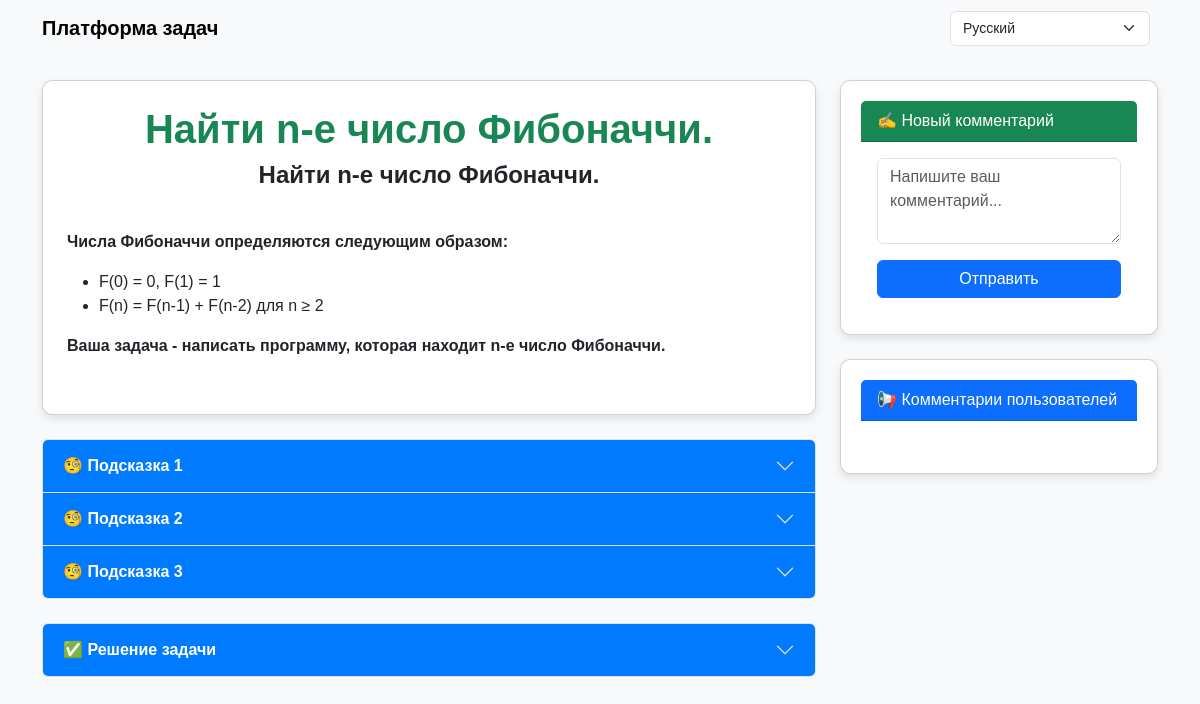
The page /index/4/?lang=1 on the database as committed earlier.
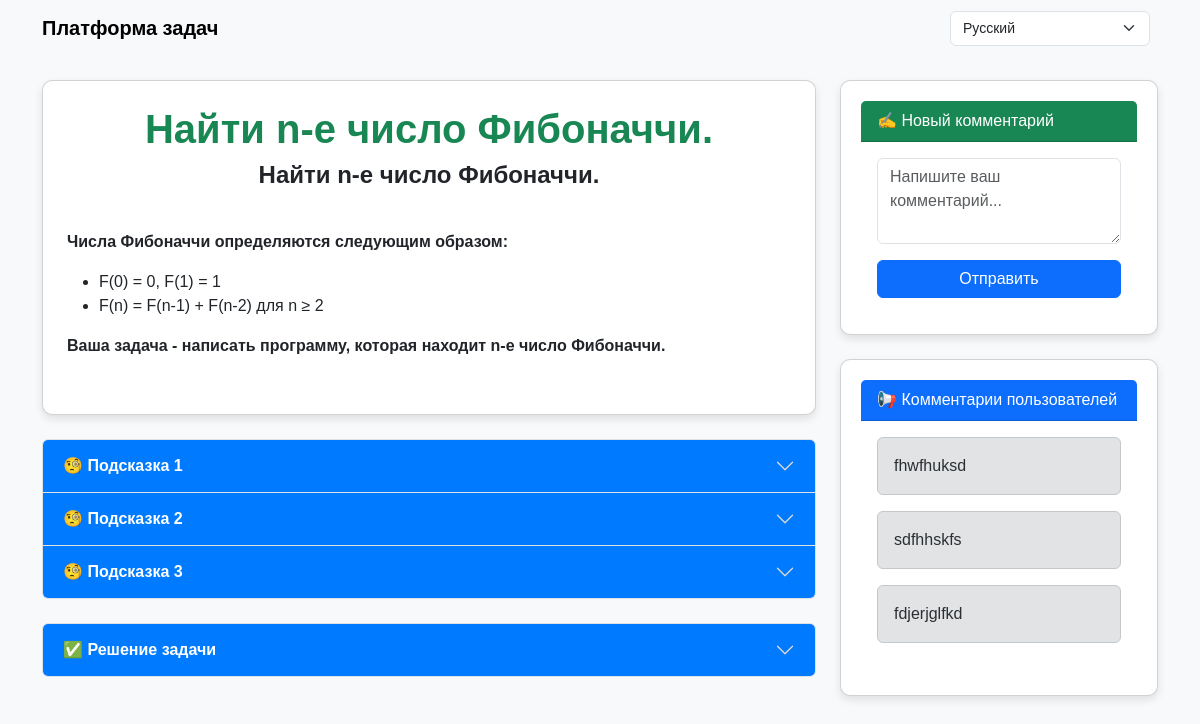
The same page on the database as committed later.
### main/models.py (models this page shows, shortened)
class Clue(models.Model):
    language = models.ForeignKey(Language, on_delete=models.CASCADE, blank=True, null=True)
    task = models.ForeignKey(Tasks, on_delete=models.CASCADE, blank=True, null=True)
    desk = RichTextField(blank=True)
    position = models.IntegerField(default=0)
    status = models.IntegerField(default=0)

class Comment(models.Model):
    advice = RichTextField(blank=True)
    index_id = models.IntegerField(default=0)
    comment_id = models.IntegerField(default=0)
    status = models.IntegerField(default=0)

### main/views.py (the view)
# urls.py: path('index/<int:index_id>/', index1Handler, name='index1'),  # ✅ To‘g‘ri URL ni qo‘shish
def index1Handler(request, index_id):
    language = Language.objects.filter(status=0)
    selected_lang_id = request.GET.get('lang', '1')
    lang_obj = Language.objects.filter(id=int(selected_lang_id)).first()
    selected_lang_code = lang_obj.code if lang_obj else 'ru'
    if request.POST:
        new_comment = Comment()
        new_comment.advice = request.POST.get('advice', '')
        new_comment.index_id = index_id
        new_comment.save()
        return redirect(f'/index/{index_id}/?lang={selected_lang_id}')
    task = Tasks.objects.get(id=int(index_id))
    clue = Clue.objects.filter(task=task, language=lang_obj)
    comment = Comment.objects.filter(index_id=index_id).order_by('-id')
    return render(request, 'index1.html', {
        'language': language,
        'task': task,
        'clue': clue,
        'comment': comment,
        'selected_lang_id': selected_lang_id,
        'selected_lang_code': selected_lang_code,
        'translations': TRANSLATIONS[selected_lang_code]
    })

### templates/index1.html (shortened to what this page needs)
<!DOCTYPE html>
<html lang="en">
<head>
    <link href="https://cdn.jsdelivr.net/npm/bootstrap@5.3.3/dist/css/bootstrap.min.css" rel="stylesheet">
    <link rel="stylesheet" href="/static/css/style.css">
</head>
<body>
<nav class="navbar navbar-expand-lg navbar-light bg-light">
    <div class="container">
        <a class="navbar-brand" href="/index/?lang={{ selected_lang_id }}">{{ translations.site_title }}</a>
        <form method="get" class="d-flex">
            <select name="lang" class="form-select me-2" onchange="window.location.href='?lang='+this.value;">
                {% for lang in language %}
                <option value="{{ lang.id }}" {% if lang.id|stringformat:"s" == selected_lang_id %}selected{% endif %}>{{ lang.title }}</option>
                {% endfor %}
            </select>
        </form>
    </div>
</nav>
<div class="container mt-4">
    <div class="row">
        <div class="col-lg-8 col-md-7">
            <div class="card p-4">
                <h1 class="text-center text-success">{{ task.title }}</h1>
                <h4 class="text-center">{{ task.question|safe }}</h4>
                <p class="text-center">{{ task.desk|safe }}</p>
            </div>
            <div class="accordion mt-4" id="cluesAccordion">
                {% for i in clue %}
                <div class="accordion-item clue-item">
                    <h2 class="accordion-header" id="heading{{ i.id }}">
                        <button class="accordion-button collapsed" type="button" data-bs-toggle="collapse"
                                data-bs-target="#collapse{{ i.id }}" aria-expanded="false"
                                aria-controls="collapse{{ i.id }}">
                            {{ translations.clue }} {{ i.position }}
                        </button>
                    </h2>
                </div>
                {% endfor %}
            </div>
            <div class="accordion mt-4" id="solutionAccordion">
                <div class="accordion-item">
                    <h2 class="accordion-header" id="headingSolution">
                        <button class="accordion-button collapsed" type="button" data-bs-toggle="collapse"
                                data-bs-target="#collapseSolution" aria-expanded="false"
                                aria-controls="collapseSolution">
                            ✅ {{ translations.solution }}
                        </button>
                    </h2>
                </div>
            </div>
        </div>
        <div class="col-lg-4 col-md-5">
            <div class="card mb-4">
                <div class="card-header bg-success text-white">
                    {{ translations.new_comment }}
                </div>
                <div class="card-body">
                    <form method="post">
                        <div class="mb-3">
                            <textarea class="form-control" name="advice" rows="3"
                                      placeholder="{{ translations.write_comment }}"></textarea>
                        </div>
                        <button type="submit" class="btn btn-primary w-100">{{ translations.send }}</button>
                    </form>
                </div>
            </div>
            <div class="card">
                <div class="card-header bg-primary text-white">
                    {{ translations.user_comments }}
                </div>
                <div class="card-body comments-section">
                    {% for c in comment|dictsortreversed:"id" %}
                    <div class="alert alert-secondary">
                        {{ c.advice|safe }}
                    </div>
                    {% endfor %}
                </div>
            </div>
        </div>
    </div>
</div>
</body>
</html>

Rows that differ between the two databases and show on the page:
added Comment: advice "fhwfhuksd"
added Comment: advice "sdfhhskfs"
added Comment: advice "fdjerjglfkd"
